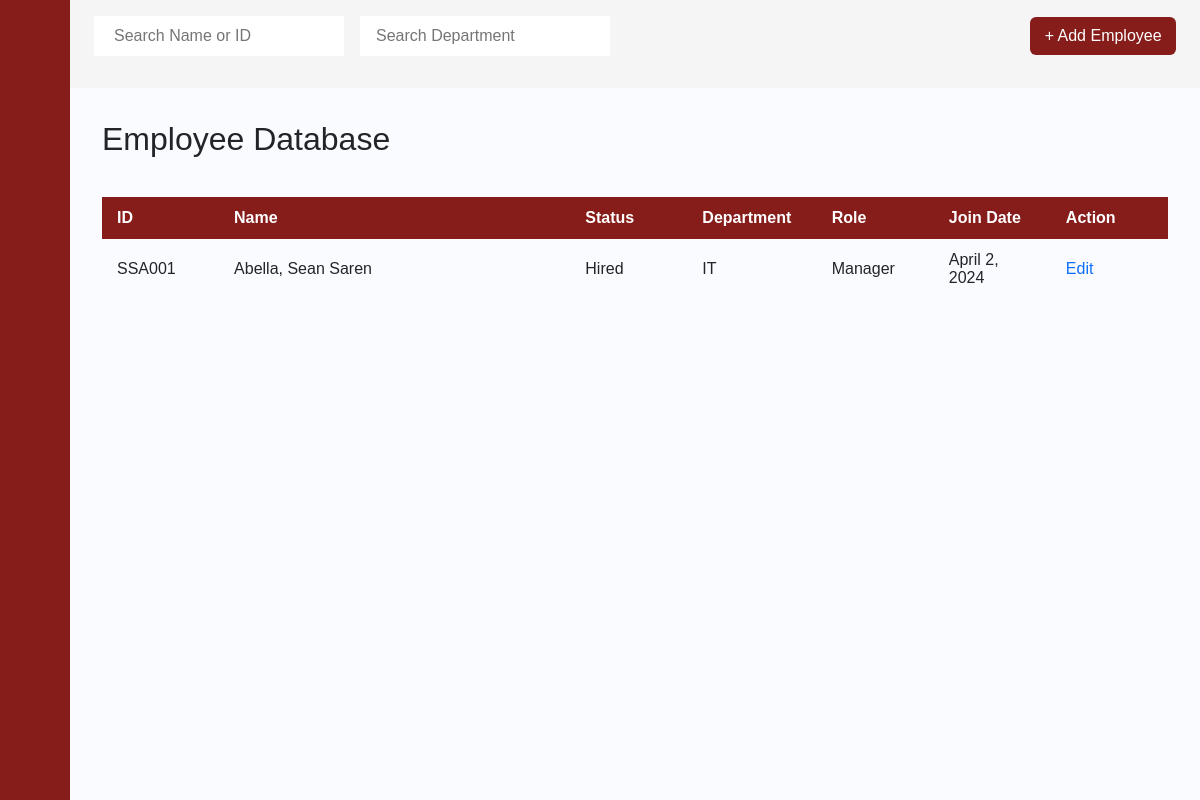
Before: /employee_database/1/ with the older database file.
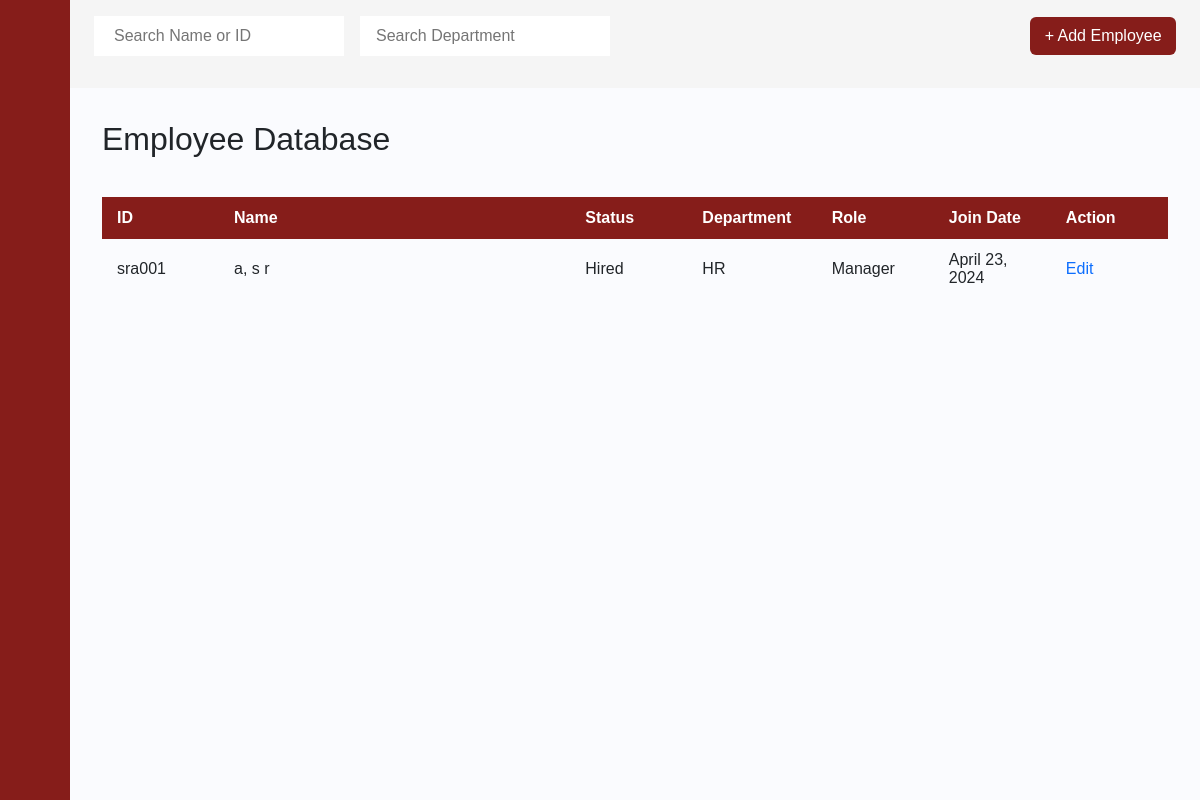
After: the same page with the newer database file.
### payrollapp/models.py (models this page shows, shortened)
class Employee(models.Model):
    Last_name = models.CharField(max_length=255)
    First_name = models.CharField(max_length=255)
    Middle_name = models.CharField(max_length=255)
    id_number = models.CharField(max_length=6, primary_key=True)
    Status  = models.CharField(max_length=255)
    Department  = models.CharField(max_length=255)
    Role   = models.CharField(max_length=255)
    Join_Date = models.DateField(blank=True, null=True)
    Phone_Number = models.IntegerField()
    Email = models.CharField(max_length=255)
    BankNumber = models.IntegerField()
    Salary   = models.FloatField()

### payrollapp/views.py (the view)
# urls.py: path('employee_database/<int:UID>/', views.employee_database, name='employee_database'),
def employee_database(request, UID):
    a = Employee.objects.all()
    user = get_object_or_404(USER_ACCOUNT, pk=UID)
    return render(request, 'payrollapp/employee_database.html', {'user':user, 'a':a})

### payrollapp/templates/payrollapp/employee_database.html (shortened to what this page needs)
{% extends 'payrollapp/base.html' %}
{% load static %}
{% block content %}
<div class="main">
    <div class="dashboard-navbar">
        <form action="#">
          <div class="nav-search">
            <input type="text" class="search-query mr-3" placeholder="Search Name or ID" onkeyup="searchName()" id="eName">
            <input type="text" class="search-query px-3" id="eDepa" placeholder="Search Department" onkeyup="searchDepartment()">
          </div>
        </form>
        <div class="navbar-content">
            <ul class="main-nav">
                <div class="nav-search">
                    <a href="{% url 'add_employee' UID=user.pk %}" class="btn">+ Add Employee</a>
                </div>
            </ul>
        </div>
    </div>
    <div class="content">
        <h2>Employee Database</h2>
        <div style="overflow-x:auto;">
            <table id="posts">
                <thead>
                    <tr>
                        <th style="width:10%">ID</th>
                        <th style="width:30%">Name</th>
                        <th style="width:10%">Status</th>
                        <th style="width:10%">Department</th>
                        <th style="width:10%">Role</th>
                        <th style="width:10%">Join Date</th>
                        <th style="width:10%">Action</th>
                    </tr>
                </thead>
                <tbody>
                {% for b in a %}
                    <tr>
                        <td> {{ b.id_number }} </td>
                        <td> {{ b.Last_name }}, {{ b.First_name }} {{ b.Middle_name }}</td>
                        <td> {{ b.Status }} </td>
                        <td> {{ b.Department }} </td>
                        <td> {{ b.Role }} </td>
                        <td> {{ b.Join_Date }} </td>
                        <td> <a href="{% url 'employee_info' UID=user.pk EID=b.pk %}">Edit</a> </td>
                    </tr>
                {% endfor %}
                </tbody>
            </table>
        </div>
    </div>
</div>
{% endblock %}

### payrollapp/templates/payrollapp/base.html (shortened to what this page needs)
{% load static %}
<html>
<head>
    <link rel="stylesheet" href="https://cdn.jsdelivr.net/npm/bootstrap@4.0.0/dist/css/bootstrap.min.css">
    <link href="https://cdn.lineicons.com/4.0/lineicons.css" rel="stylesheet" />
    <link href="https://cdn.jsdelivr.net/npm/bootstrap@5.3.0-alpha3/dist/css/bootstrap.min.css" rel="stylesheet"
>
    <link rel="stylesheet" href="{% static '/bootstrap/css/style.css' %}">
    <link rel="stylesheet" href="https://fonts.cdnfonts.com/css/product-sans">
</head>
<body>
    <div class="wrapper">
        <aside id="sidebar">
            <div class="d-flex">
                <button class="toggle-btn" type="button">
                </button>
            </div>
            <ul class="sidebar-nav">
                <li class="sidebar-item">
                    <a href="{% url 'dashboard' UID=user.pk %}" class="sidebar-link">
                    </a>
                </li>
                <li class="sidebar-item">
                    <a href="#" class="sidebar-link collapsed has-dropdown" data-bs-toggle="collapse"
                        data-bs-target="#payroll" aria-expanded="false" aria-controls="payroll">
                    </a>
                </li>
                <li class="sidebar-item">
                    <a href="#" class="sidebar-link collapsed has-dropdown" data-bs-toggle="collapse"
                        data-bs-target="#employees" aria-expanded="false" aria-controls="employees">
                    </a>
                </li>
            </ul>
            <div class="sidebar-footer">
                <a href="{% url 'login' %}" class="sidebar-link">
                </a>
            </div>
        </aside>
        <div class="main">
            {% block content %}
            {% endblock %}
        </div>
    </div>
</body>
</html>

Changed rows visible on the page:
removed Employee: id_number "SSA001", Last_name "Abella", First_name "Sean", Middle_name "Saren", Status "Hired", Department "IT", Role "Manager", Join_Date "April 2, 2024"
added Employee: id_number "sra001", Last_name "a", First_name "s", Middle_name "r", Status "Hired", Department "HR", Role "Manager", Join_Date "April 23, 2024"
